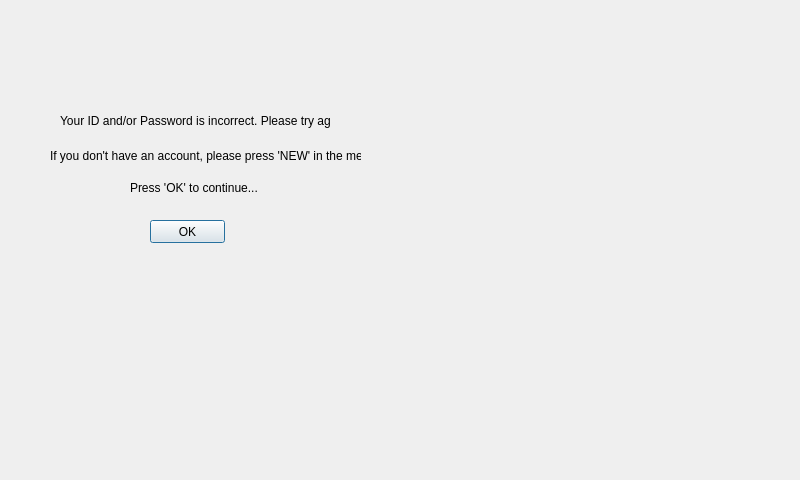
<?xml version="1.0" encoding="UTF-8"?>
<ui version="4.0">
 <class>loginerror</class>
 <widget class="QDialog" name="loginerror">
  <property name="geometry">
   <rect>
    <x>0</x>
    <y>0</y>
    <width>800</width>
    <height>480</height>
   </rect>
  </property>
  <property name="windowTitle">
   <string>Dialog</string>
  </property>
  <widget class="QLabel" name="label">
   <property name="geometry">
    <rect>
     <x>60</x>
     <y>100</y>
     <width>271</width>
     <height>41</height>
    </rect>
   </property>
   <property name="text">
    <string>Your ID and/or Password is incorrect. Please try again.</string>
   </property>
  </widget>
  <widget class="QLabel" name="label_2">
   <property name="geometry">
    <rect>
     <x>50</x>
     <y>140</y>
     <width>311</width>
     <height>31</height>
    </rect>
   </property>
   <property name="text">
    <string>If you don't have an account, please press 'NEW' in the menu.</string>
   </property>
  </widget>
  <widget class="QLabel" name="label_3">
   <property name="geometry">
    <rect>
     <x>130</x>
     <y>180</y>
     <width>131</width>
     <height>16</height>
    </rect>
   </property>
   <property name="text">
    <string>Press 'OK' to continue...</string>
   </property>
  </widget>
  <widget class="QPushButton" name="errorokButton">
   <property name="geometry">
    <rect>
     <x>150</x>
     <y>220</y>
     <width>75</width>
     <height>23</height>
    </rect>
   </property>
   <property name="text">
    <string>OK</string>
   </property>
  </widget>
 </widget>
 <resources/>
 <connections/>
</ui>
